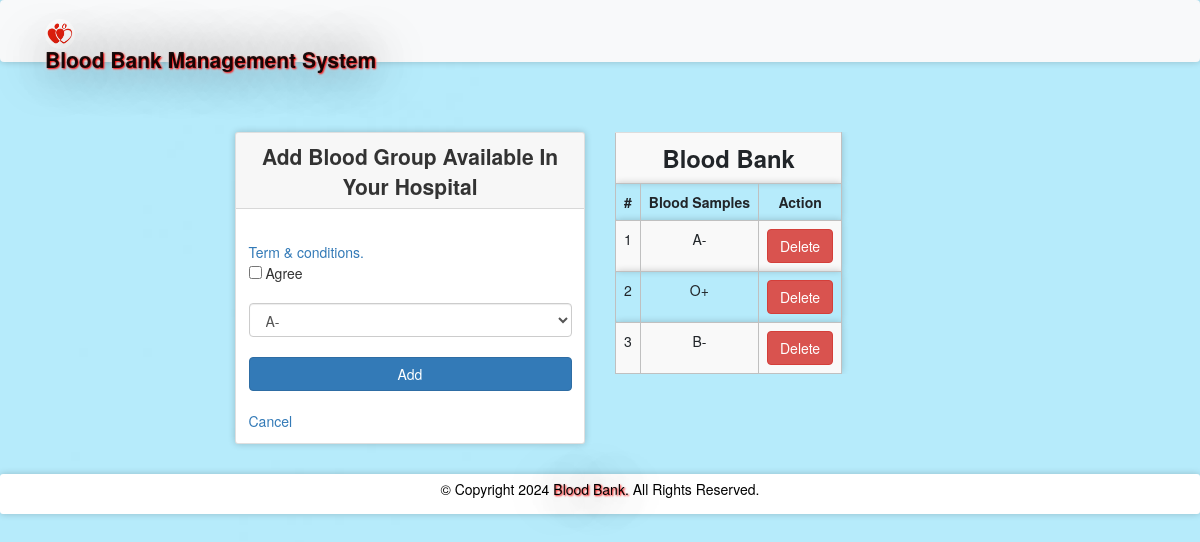
The page /bloodinfo.php (signed in) on the database its author committed.
### tables this page shows
CREATE TABLE `bloodinfo` (
  `bid` int(11) NOT NULL,
  `hid` int(11) NOT NULL,
  `bg` varchar(10) NOT NULL
);

### message.php (called while the page is built, shortened)
<?php $counter=0; if(isset($_GET['msg'])) { ?>
	<div class="col-5 alert alert alert-success alert-dismissible fade show card" id="message">
		<button type="button" class="close" data-dismiss="alert" title="close">&times;</button><?php echo $_GET['msg'];?>
	</div>
<?php }?>

### bloodinfo.php (the view, shortened to what this page needs)
<?php
  require 'file/connection.php';
  if(!isset($_SESSION['hid']))
  {
  header('location:login.php');
  }
  else {
?>
<!DOCTYPE html>
<html>
<?php require 'head.php'; ?>
<body>
  <?php require 'header.php'; ?>
    <div class="container cont">
      <?php require 'message.php'; ?>
      <div class="row justify-content-center">
         <div class="col-lg-4 col-md-5 col-sm-6 col-xs-7 mb-5">
          <div class="card">
            <div class="card-header title">Add blood group available in your hospital</div>
        <div class="card-body">
        <form action="file/infoAdd.php" method="post">
          <a data-toggle="collapse" href="#collapseExample" role="button" aria-expanded="false" aria-controls="collapseExample" title="click to see">Term & conditions. </a><br>
          <input type="checkbox" name="condition" value="agree" required> Agree<br><br>
          <select class="form-control" name="bg" required="">
                <option>A-</option>
          </select><br>
          <input type="submit" name="add" value="Add" class="btn btn-primary btn-block"><br>
          <a href="hospitalpage.html" class="text-centre" >Cancel</a><br>
        </form>
         </div>
       </div>
     </div>
<?php   if(isset($_SESSION['hid'])){
    $hid=$_SESSION['hid'];
    $sql = "select * from bloodinfo where hid='$hid'";
    $result = mysqli_query($conn, $sql);
  }
  ?>
    <div class="col-lg-4 col-md-5 col-sm-6 col-xs-7 mb-5">
          <table class="table table-striped table-responsive">
            <th colspan="4" class="title">Blood Bank</th>
            <tr>
              <th>#</th>
              <th>Blood Samples</th>
              <th>Action</th>
            </tr>
            <?php while($row = mysqli_fetch_array($result)) { ?>
            <tr>
              <td><?php echo ++$counter; ?></td>
              <td><?php echo $row['bg'];?></td>
              <td><a href="file/delete.php?bid=<?php echo $row['bid'];?>" class="btn btn-danger">Delete</a></td>
            </tr>
            <?php } ?>
          </table>
      </div>
   </div>
</div>
<?php require 'footer.php' ?>
</body>
<?php } ?>

### css/style.css (style rules this page uses)
.cont { padding-top: 40px; text-align: justify; font-size: 1em; }
.card ,nav, .footer,tr,video { border-radius: 3px; transition: all 200ms ease-out; box-shadow: 0px 0px 7px rgba(0, 0, 0, 0.2); }
tr,th,td { border:0.1px solid silver; text-align: center; }
.title { font-weight: bold; font-size: 1.7em; text-transform: capitalize; text-align: center; }
.card-header { font-weight: bolder; font-size: 1.5em; }
form { padding-top: 20px; }
a:link { text-decoration: none; }

### bloodinfo.php (style rules this page uses)
body { background: url(image/p1.jpg) no-repeat center; background-size: cover; min-height: 0; height: 100%; }

### rows shown on the page
bloodinfo: bg "A-"
bloodinfo: bg "O+"
bloodinfo: bg "B-"
